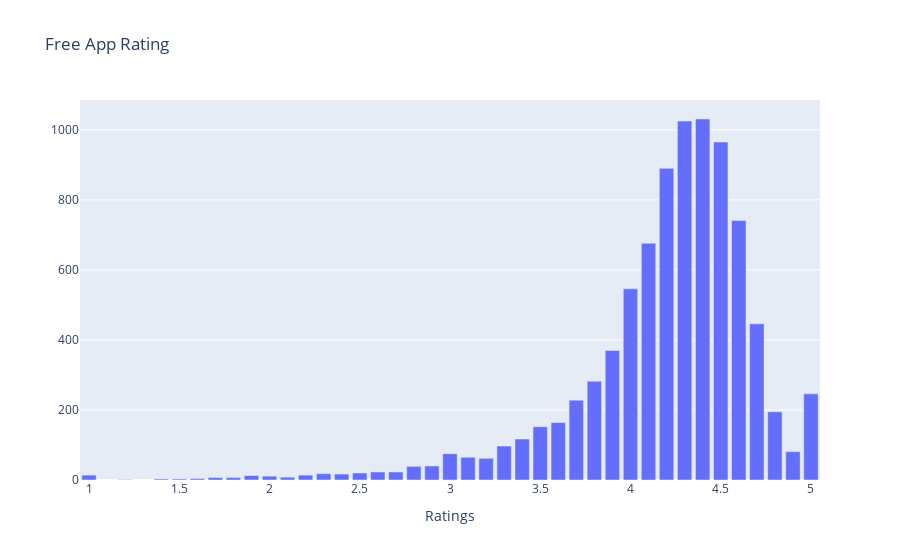

The code cell stored with this chart in its notebook:
### Code cell
col='Rating'
v1=d1[col].value_counts().reset_index()
v1=v1.rename(columns={col:'count','index':col})
v1['percent']=v1['count'].apply(lambda x : 100*x/sum(v1['count']))
trace1 = go.Bar(x=v1[col], y=v1["count"], name="Free", marker=dict())
layout={'title':"Free App Rating",'xaxis':{'title':"Ratings"}}
fig = go.Figure(data=[trace1], layout=layout)
iplot(fig)

### Figure 1 — Plotly figure (JSON) as saved in the notebook; plotly's stock layout.template omitted (floating-point values rounded to 4 significant figures)
{"data": [{"name": "Free", "type": "bar", "x": [4.4, 4.3, 4.5, 4.2, 4.6, 4.1, 4, 4.7, 3.9, 3.8, 5, 3.7, 4.8, 3.6, 3.5, 3.4, 3.3, 4.9, 3, 3.1, 3.2, 2.9, 2.8, 2.6, 2.7, 2.5, 2.3, 2.4, 2.2, 1, 1.9, 2, 2.1, 1.7, 1.8, 1.6, 1.5, 1.4, 1.2, "1.9"], "y": [1031, 1025, 965, 890, 741, 676, 546, 446, 370, 282, 246, 228, 195, 164, 152, 117, 97, 81, 75, 65, 62, 40, 39, 23, 23, 20, 18, 17, 14, 14, 13, 11, 8, 7, 7, 4, 3, 3, 1, 1]}], "layout": {"title": {"text": "Free App Rating"}, "xaxis": {"title": {"text": "Ratings"}}}}
